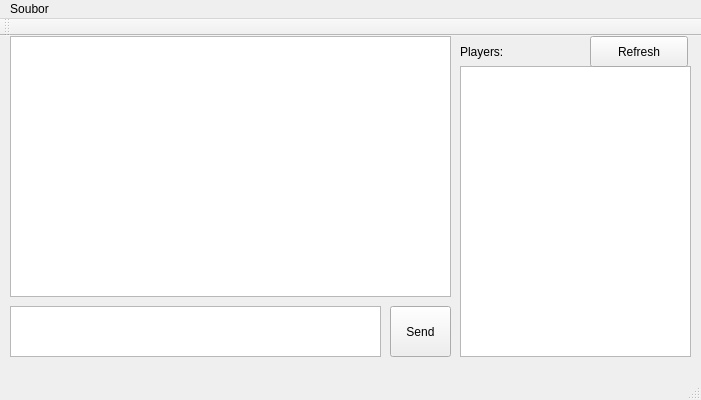
<?xml version="1.0" encoding="UTF-8"?>
<ui version="4.0">
 <class>MainWindow</class>
 <widget class="QMainWindow" name="MainWindow">
  <property name="geometry">
   <rect>
    <x>0</x>
    <y>0</y>
    <width>701</width>
    <height>400</height>
   </rect>
  </property>
  <property name="windowTitle">
   <string>MainWindow</string>
  </property>
  <widget class="QWidget" name="centralWidget">
   <widget class="QTextBrowser" name="textBrowserChat">
    <property name="geometry">
     <rect>
      <x>10</x>
      <y>0</y>
      <width>441</width>
      <height>261</height>
     </rect>
    </property>
   </widget>
   <widget class="QPushButton" name="pushButtonSend">
    <property name="geometry">
     <rect>
      <x>390</x>
      <y>270</y>
      <width>61</width>
      <height>51</height>
     </rect>
    </property>
    <property name="text">
     <string>Send</string>
    </property>
   </widget>
   <widget class="QTextEdit" name="textEditMessage">
    <property name="geometry">
     <rect>
      <x>10</x>
      <y>270</y>
      <width>371</width>
      <height>51</height>
     </rect>
    </property>
   </widget>
   <widget class="QListView" name="listViewPlayers">
    <property name="geometry">
     <rect>
      <x>460</x>
      <y>30</y>
      <width>231</width>
      <height>291</height>
     </rect>
    </property>
   </widget>
   <widget class="QPushButton" name="pushButtonRefreshPlayers">
    <property name="geometry">
     <rect>
      <x>590</x>
      <y>0</y>
      <width>98</width>
      <height>31</height>
     </rect>
    </property>
    <property name="text">
     <string>Refresh</string>
    </property>
   </widget>
   <widget class="QLabel" name="label">
    <property name="geometry">
     <rect>
      <x>460</x>
      <y>0</y>
      <width>66</width>
      <height>31</height>
     </rect>
    </property>
    <property name="text">
     <string>Players:</string>
    </property>
   </widget>
  </widget>
  <widget class="QMenuBar" name="menuBar">
   <property name="geometry">
    <rect>
     <x>0</x>
     <y>0</y>
     <width>701</width>
     <height>25</height>
    </rect>
   </property>
   <widget class="QMenu" name="menuSoubor">
    <property name="title">
     <string>Soubor</string>
    </property>
    <addaction name="actionOdhlasit"/>
    <addaction name="actionUkoncit"/>
   </widget>
   <addaction name="menuSoubor"/>
  </widget>
  <widget class="QStatusBar" name="statusBar"/>
  <widget class="QToolBar" name="mainToolBar">
   <attribute name="toolBarArea">
    <enum>TopToolBarArea</enum>
   </attribute>
   <attribute name="toolBarBreak">
    <bool>false</bool>
   </attribute>
  </widget>
  <action name="actionOdhlasit">
   <property name="text">
    <string>Odhlásit</string>
   </property>
  </action>
  <action name="actionUkoncit">
   <property name="text">
    <string>Ukončit</string>
   </property>
  </action>
 </widget>
 <layoutdefault spacing="6" margin="11"/>
 <resources/>
 <connections/>
</ui>
